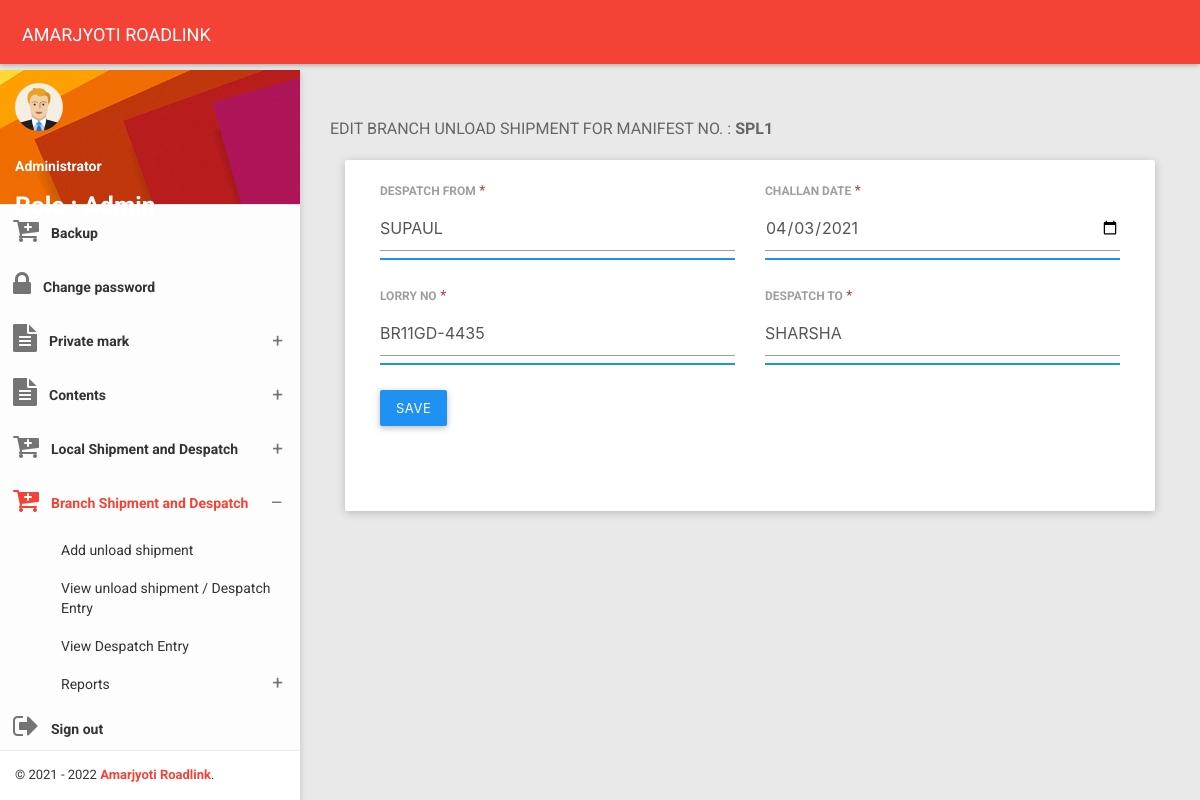
Screenshot of /edit_branch_unload_shipment.php?branch_ship_id=20210403113400 (signed in) with the database file from the repository.
### tables this page shows
CREATE TABLE IF NOT EXISTS `admin_login_access` (
  `id` bigint(14) NOT NULL AUTO_INCREMENT,
  `username` varchar(20) NOT NULL,
  `name` varchar(200) NOT NULL,
  `password` varchar(50) NOT NULL,
  `role` int(1) NOT NULL,
  `status` int(1) NOT NULL,
  `create_user` varchar(20) NOT NULL,
  PRIMARY KEY (`id`),
  UNIQUE KEY `uname` (`username`)
);

CREATE TABLE IF NOT EXISTS `branch_unload_shipment` (
  `id` bigint(14) NOT NULL,
  `source_manifest_no` varchar(100) DEFAULT NULL,
  `challan_date` date NOT NULL,
  `manifest_no` varchar(50) NOT NULL,
  `lorry_no` varchar(50) NOT NULL,
  `despatch_from` varchar(200) NOT NULL,
  `despatch_to` varchar(200) NOT NULL,
  `create_user` varchar(30) NOT NULL,
  PRIMARY KEY (`id`),
  UNIQUE KEY `manifest_no` (`manifest_no`)
);

### global_functions.php (called while the page is built, shortened)
<?php
function getCompanyName(){
    $companyName="AMARJYOTI ROADLINK";
    return $companyName;
}
?>

### classes/DBOperation.php (called while the page is built, shortened)
<?php
class DBOperation {
    public $connection = "";
    public function __construct($host_ip, $user, $pass, $db) {
        $this->host = $host_ip;
        $this->username = $user;
        $this->password = $pass;
        $this->database = $db;
        $this->connection = mysqli_connect($this->host, $this->username, $this->password, $this->database);
    }
    public function fetchdata($sql) {
        try {
            $stmt = $this->connection->prepare($sql);
            $stmt->execute();
            $result = $stmt->get_result();
            while ($row = $result->fetch_assoc()) {
                $data[] = $row;
            }
        } catch (Exception $e) {
            echo $e->getMessage();
            die();
        }
        return $data;
    }
}

### classes/DBconfig.php (called while the page is built, shortened)
<?php
function connect_db() {
    $dboperation = new DBOperation("localhost", "root", "", "shipment");
    return $dboperation;
}
function ret_json_str($sql) {
    $ret_val = json_encode(connect_db()->fetchData($sql));
    return $ret_val;
}
?>

### edit_branch_unload_shipment.php (the view, shortened to what this page needs)
<?php
$main_page = "Branch shipment";
if ($_SESSION['shipment_user']) {
    $login_user = $_SESSION['shipment_user'];
    if ($_GET['branch_ship_id']) {
        $branch_ship_id = $_GET['branch_ship_id'];
        $manifestSQL = "SELECT * FROM branch_unload_shipment WHERE id='$branch_ship_id'";
        $manifest_fetch = json_decode(ret_json_str($manifestSQL));
        foreach ($manifest_fetch as $manifest_val) {
            $manifest_no = $manifest_val->manifest_no;
            $challan_date = $manifest_val->challan_date;
            $despatch_from = $manifest_val->despatch_from;
            $despatch_to = $manifest_val->despatch_to;
            $lorry_no = $manifest_val->lorry_no;
        }
        ?>﻿
        <!DOCTYPE html>
        <html>
            <head>
                <?php
                include './header_links.php';
                ?>
            </head>
            <body class="theme-red">
                <?php
                include './menu.php';
                ?>
                <section class="content">
                    <div class="container-fluid">
                        <div class="block-header">
                            <h2>EDIT BRANCH UNLOAD SHIPMENT FOR MANIFEST NO. : <b><?php echo $manifest_no; ?></b></h2>
                        </div>
                        <div class="row clearfix">
                            <div class="col-lg-12 col-md-12 col-sm-12 col-xs-12">
                                <div class="card">
                                    <div class="body">
                                        <div class="row clearfix">
                                            <div class="col-sm-6">
                                                <div class="form-group">
                                                    <label>DESPATCH FROM</label><span class="text-danger"> *</span>
                                                    <div class="form-line">
                                                        <input type="text" tabindex="3" class="form-control" name="despatch_from" id="despatch_from" placeholder="ENTER DESPATCH FROM" value="<?php echo $despatch_from; ?>" />
                                                    </div>
                                                </div>
                                                <div class="form-group">
                                                    <label>LORRY NO</label><span class="text-danger"> *</span>
                                                    <div class="form-line">
                                                        <input type="text" tabindex="5" class="form-control" name="lorry_no" id="lorry_no" placeholder="ENTER LORRY NO" value="<?php echo $lorry_no; ?>" />
                                                    </div>
                                                </div>
                                                <div class="form-group">
                                                    <button type="button" tabindex="6" name="edit_branch_unload_shipment" id="edit_branch_unload_shipment" class="btn btn-primary" onclick="edit_branch_unload_shipment();">
                                                        SAVE
                                                    </button>
                                                </div>
                                            </div>
                                            <div class="col-sm-6">
                                                <div class="form-group">
                                                    <label>CHALLAN DATE</label><span class="text-danger"> *</span>
                                                    <div class="form-line">
                                                        <input type="date" tabindex="2" class="form-control" name="challan_date" id="challan_date" placeholder="ENTER CHALLAN DATE" value="<?php echo $challan_date; ?>" />
                                                    </div>
                                                </div>
                                                <div class="form-group">
                                                    <label>DESPATCH TO</label><span class="text-danger"> *</span>
                                                    <div class="form-line">
                                                        <input type="text" tabindex="4" class="form-control" name="despatch_to" id="despatch_to" placeholder="ENTER DESPATCH TO" value="<?php echo $despatch_to; ?>" />
                                                    </div>
                                                </div>
                                            </div>
                                        </div>
                                    </div>
                                </div>
                            </div>
                        </div>
                    </div>
                </section>
            </body>
        </html>
        <?php
    }
} else {
    header("location:index.php");
}
?>

### menu.php (shortened to what this page needs)
<nav class="navbar">
    <div class="container-fluid">
        <div class="navbar-header">
            <a class="navbar-brand" href="home.php"><?php echo getCompanyName(); ?></a>
        </div>
    </div>
</nav>
<section>
    <aside id="leftsidebar" class="sidebar">
        <div class="user-info">
            <div class="image">
                <img src="images/user.png" width="48" height="48" alt="User" />
            </div>
            <?php
            $loginuser_SQL = "SELECT * FROM admin_login_access WHERE username='$login_user'";
            $fetch_loginuser = json_decode(ret_json_str($loginuser_SQL));
            foreach ($fetch_loginuser as $fetch_loginusers) {
                $login_role_id = $fetch_loginusers->role;
                if ($login_role_id == 1) {
                    $login_role_name = "Admin";
                } elseif ($login_role_id == 2) {
                    $login_role_name = "Co-admin";
                } else {
                    $login_role_name = "User";
                }
            }
            ?>
            <div class="info-container" style="color: #FFFFFF;">
                <div class="name" data-toggle="dropdown" aria-haspopup="true" aria-expanded="false">
                    <b><?php echo $fetch_loginusers->name; ?></b></div>
                <h5>Role : <?php echo $login_role_name; ?></h5>
            </div>
        </div>
        <div class="menu">
            <ul class="list">
                <li class="<?php if ($main_page == "Dashboard") { ?> active <?php } ?>">
                    <a href="home.php">
                    </a>
                </li>
                  <li>
                    <a href="export_db.php">
                        <i class="fa fa-cart-plus fa-2x"></i>
                        <span>Backup</span>
                    </a>
                </li>
                <?php
                if ($login_user != "admin") {
                    ?>
                    <li class="<?php if ($main_page == "Change password") { ?> active <?php } ?>">
                        <a href="change_password.php">
                            <i class="fa fa-lock fa-2x"></i>
                            <span>Change password</span>
                        </a>
                    </li>
                    <?php
                }
                ?>
                <li class="<?php if ($main_page == "Private mark") { ?> active <?php } ?>">
                    <a href="javascript:void(0);" class="menu-toggle">
                        <i class="fa fa-file-text fa-2x"></i>
                        <span>Private mark</span>
                    </a>
                </li>
                <li class="<?php if ($main_page == "Contents") { ?> active <?php } ?>">
                    <a href="javascript:void(0);" class="menu-toggle">
                        <i class="fa fa-file-text fa-2x"></i>
                        <span>Contents</span>
                    </a>
                </li>
                <li class="<?php if ($main_page == "Local shipment") { ?> active <?php } ?>">
                    <a href="javascript:void(0);" class="menu-toggle">
                        <i class="fa fa-cart-plus fa-2x"></i>
                        <span>Local Shipment and Despatch</span>
                    </a>
                </li>
                <li class="<?php if ($main_page == "Branch shipment") { ?> active <?php } ?>">
                    <a href="javascript:void(0);" class="menu-toggle">
                        <i class="fa fa-cart-plus fa-2x"></i>
                        <span>Branch Shipment and Despatch</span>
                    </a>
                    <ul class="ml-menu">
                        <li>
                            <a href="add_branch_unload_shipment.php">
                                <span>Add unload shipment</span></a> </li>
                        <li>
                            <a href="view_branch_unload_shipment.php">
                                <span>View unload shipment / Despatch Entry</span></a> </li>
                        <li>
                            <a href="view_branch_despatch_entry.php">
                                <span>View Despatch Entry</span></a> </li>
                        <li>
                            <a href="javascript:void(0);" class="menu-toggle">
                                <span>Reports</span>
                            </a>
                        </li>
                    </ul>
                </li>
                <li>
                    <a href="logout.php">
                        <i class="fa fa-sign-out fa-2x"></i>
                        <span>Sign out</span>
                    </a>
                </li>
            </ul>
        </div>
        <div class="legal">
            <div class="copyright">
                &copy; 2021 - 2022 <a href="#">Amarjyoti Roadlink</a>.
            </div>
        </div>
    </aside>
</section>

### css/waves.css (style rules this page uses)
.waves-effect { position: relative; cursor: pointer; display: inline-block; overflow: hidden; -webkit-user-select: none; -moz-user-select: none; -ms-user-select: none; user-select: none; -webkit-tap-highlight-color: transparent; }
.waves-block { display: block; }

### css/all-themes.css (style rules this page uses)
.theme-red .navbar-brand { color: #fff; }
.theme-red .sidebar .menu .list li.active { background-color: transparent; }
.theme-red .sidebar .menu .list li.active > :first-child i, .theme-red .sidebar .menu .list li.active > :first-child span { color: #F44336; }
.theme-red .sidebar .menu .list .toggled { background-color: transparent; }
.theme-red .sidebar .menu .list .ml-menu { background-color: transparent; }
.theme-red .sidebar .legal { background-color: #fff; }
.theme-red .sidebar .legal .copyright a { color: #F44336 !important; }

### rows the page displays
admin_login_access: name "Administrator", role "Admin"
branch_unload_shipment: manifest_no "SPL1", despatch_from "SUPAUL", lorry_no "BR11GD-4435", challan_date "04/03/2021", despatch_to "SHARSHA"

### other values shown
getCompanyName() "AMARJYOTI ROADLINK"
